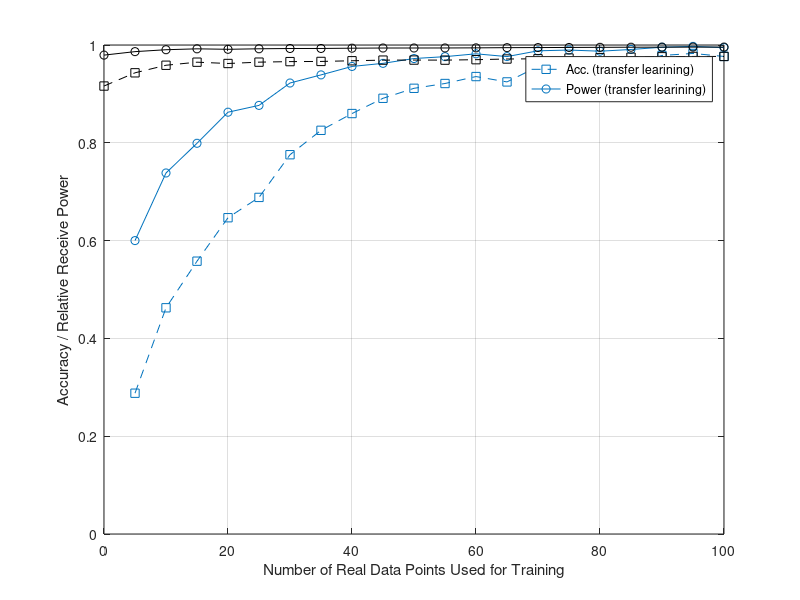

This chart was generated by the following MATLAB code:
load('all_acc_train_on_real_compare_to_transfer2.mat');
load('all_pwr_train_on_real_compare_to_transfer2.mat');
load('all_acc_train_on_transfer_final_batch8.mat');
load('all_pwr_train_on_transfer_final_batch8.mat');

all_acc_train_on_real4_compare_to_transfer = squeeze(mean(all_acc_train_on_real_compare_to_transfer2, 2));
all_pwr_train_on_real4_compare_to_transfer = squeeze(mean(all_pwr_train_on_real_compare_to_transfer2, 2));
all_acc_train_on_transfer_final = squeeze(mean(all_acc_train_on_transfer_final_batch8, 2));
all_pwr_train_on_transfer_final = squeeze(mean(all_pwr_train_on_transfer_final_batch8, 2));


num_data = 0:5:100;

plot(5:5:100, all_acc_train_on_real4_compare_to_transfer(2, :), '--s', "Color", "#0072BD");
hold on
plot(5:5:100, all_pwr_train_on_real4_compare_to_transfer(2, :), '-o', "Color", "#0072BD");
hold on
plot(0:5:100, all_acc_train_on_transfer_final(2, :), '--s', "Color", "#000000");
hold on
plot(0:5:100, all_pwr_train_on_transfer_final(2, :), '-o', "Color", "#000000");
grid on

xlabel('Number of Real Data Points Used for Training');
ylabel('Accuracy / Relative Receive Power');

ylim([0, 1]);
legend( 'Acc. (transfer learining)', 'Power (transfer learining)');
% legend('Acc. (trained on real)', 'Power (trained on real)', 'Acc. (transfer_final learining)', 'Power (transfer_final learining)');